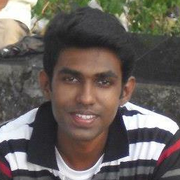
//> input picture gcc/test.png, 180 x 180 px
$ ./sobelfiltersimple   (built with g++ and OpenCV 4)
//> lines starting //> are read from the running program, lines starting //| are printed output that depends on the picture
/*
Simple rogram for applying sobel fileter on a image
By : @leopauly | meetleopauly@yahoo.com
*/

#include <iostream>
#include <vector>

#include "opencv2/imgproc/imgproc.hpp"
#include "opencv2/highgui/highgui.hpp"
#include "opencv2/features2d/features2d.hpp"

using namespace std;
using namespace cv;

int main ()
{  int i;
   Mat image,res;

   image=imread("test.png",0);  // give the input image with path here
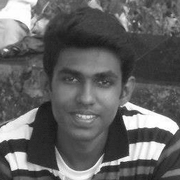
//> image: 180 rows x 180 cols, CV_8UC1; min 21, max 255, mean 99.2
   imshow("OrginalImage",image);

   GaussianBlur( image, image, Size(3,3), 0, 0, BORDER_DEFAULT );
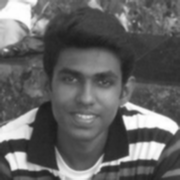
//> image: 180 rows x 180 cols, CV_8UC1; min 28, max 255, mean 99.2
   imshow("BlurredImage",image);

   Sobel(image, res, CV_8U, 1, 0);
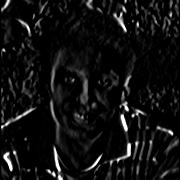
//> res: 180 rows x 180 cols, CV_8UC1; min 0, max 255, mean 16.6
   imshow("Edges",res);

   waitKey(0);
   return 0;
}
